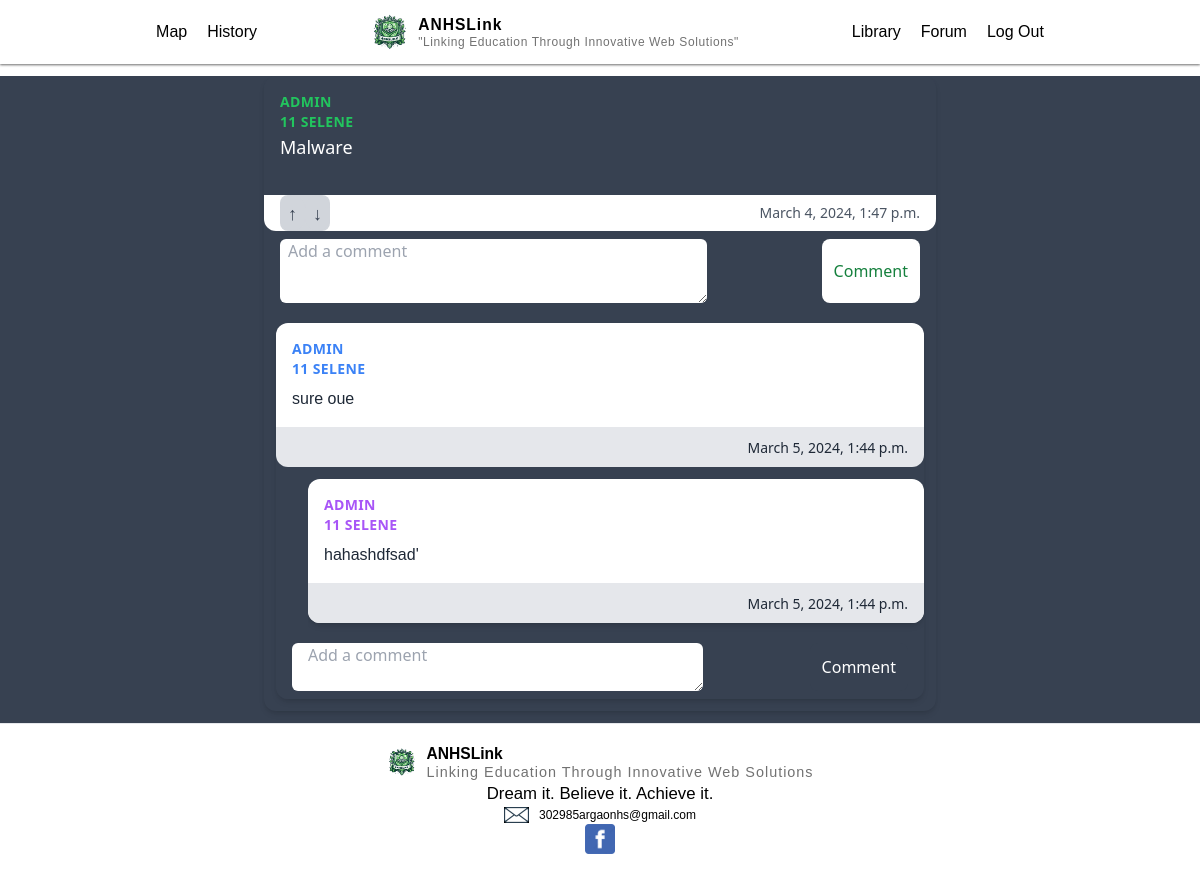
Page /forum/444/ (signed in) on the committed database.
### main/models.py (models this page shows, shortened)
class Forum (models.Model):
    author = models.ForeignKey(Profile, on_delete=models.CASCADE, related_name="author")
    title = models.CharField(max_length=200, default="")
    description = models.CharField(max_length=400, default="",blank=True)
    uploaded_at = models.DateTimeField(auto_now_add=True)

class Comment(models.Model):
    forum = models.ForeignKey(Forum, on_delete=models.CASCADE, null=True, blank=True, default="", related_name='comments')
    parent = models.ForeignKey("self", on_delete=models.CASCADE, null= True, blank=True, related_name ="replies")
    author = models.ForeignKey(User, on_delete=models.CASCADE, default="")
    text = models.CharField(max_length=400)
    uploaded_at = models.DateTimeField(auto_now_add=True)
    likes = models.IntegerField(default=0)
    def __str__(self):
        return self.text

### authentication/models.py (models this page shows, shortened)
class Profile(models.Model):
    user = models.OneToOneField(User, on_delete=models.CASCADE, related_name="profile")
    grade = models.IntegerField()
    section = models.CharField(default='Selene', max_length=20)
    email = models.EmailField(default="haha@gmail.com")

### main/views.py (the view)
# urls.py: path("forum/<int:id>/", views.forum_comment, name="forum_comment"),
@login_required(login_url="/login")
def forum_comment(request, id):
    forums = Forum.objects.filter(id=id)
    return render(request,"main/forum_about.html",{"forums":forums})

### main/templates/main/forum_about.html (shortened to what this page needs)
{% extends "main/base.html" %}
{% load static %}
{% block body %}
{% for forum in forums%}
<div class="bg-gray-700">
  <div class="max-w-md mx-auto bg-gray-700 rounded-xl shadow-md overflow-hidden md:max-w-2xl m-3">
    <div class="md:flex">
      <div class="p-4 bg-gray-700 text-white w-full">
        <div class="uppercase tracking-wide text-sm  font-semibold author text-green-500">{{forum.author.user.username}}</div>
        <div class="uppercase tracking-wide text-sm  font-semibold author text-green-500">{{ forum.author.grade}}
          {{ forum.author.section }}</div>
        <a href="#"
          class="block mt-1 mb-5 text-lg leading-tight font-medium text-white hover:underline">{{forum.title}}</a>
      </div>
    </div>
    <div class="px-4  bg-white flex justify-between rounded-b-xl">
      <span class="text-sm text-gray-700 bg bg-gray-300 rounded-lg"><button
          class="px-2 py-1 text-lg font-extrabold bg-gray-300 rounded-full">&#8593;
        </button>{{forum.likes}}<button class="px-2  py-1 text-lg font-extrabold bg-gray-300 rounded-full">&#8595;
        </button></span>
      <span class="text-sm text-gray-600 flex items-center">{{forum.uploaded_at}}</span>
    </div>
    <div>
      <form method="POST" class="form px-4 py-2 bg-gray-700 flex justify-between" action="{% url 'comment'  %}">
        <textarea required name="text" type="text" placeholder="Add a comment" class="rounded-md px-2 text-left w-2/3 h-16 " maxlength="400"></textarea>
        <button type="submit" class="text-green-700 bg-white px-3 rounded-lg submitBTN">Comment</button>
      </form>
    </div>
    {% for comment in forum.comments.all %}
    <div class=" bg-gray-700 rounded-xl shadow-md overflow-hidden md:max-w-2xl m-3">
      <div class="">
        <div class="">
          <div class="flex bg-white ">
            <div class="p-4 ">
              <div class="uppercase   tracking-wide text-sm text-blue-500 font-semibold author">
                {{comment.author.username}}
              </div>
              <div class="uppercase  tracking-wide text-sm text-blue-500 font-semibold author">
                {{comment.author.profile.grade}} {{comment.author.profile.section}}
              </div>
              <p class="mt-2 text-gray-800 size-fit ">{{comment.text}}</p>
            </div>
          </div>
          <div class="px-4 py-2 bg-gray-200 text-right rounded-b-xl  ">
            <span class="text-sm text-gray-800  ">{{comment.uploaded_at}}</span>
          </div>
        </div>
        {% for reply in comment.replies.all %}
        <div class="overflow-x-auto  ml-8">
          <div class="max-w-md mx-auto bg-white rounded-xl shadow-md overflow-hidden md:max-w-2xl m-3">
            <div class="md:flex">
              <div class="p-4 ">
                <div class="uppercase tracking-wide text-sm text-purple-500 font-semibold author">
                  {{reply.author.username}}
                </div>
                <div class="uppercase tracking-wide text-sm text-purple-500 font-semibold author">
                  {{reply.author.profile.grade}} {{reply.author.profile.section}}
                </div>
                <p class="mt-2 text-gray-800 size-fit ">{{ reply.text }}</p>
              </div>
            </div>
            <div class="px-4 py-2 bg-gray-200 text-right ">
              <span class="text-sm text-gray-800  ">{{reply.uploaded_at}}</span>
            </div>
          </div>
        </div>
        {% endfor %}
        <div>
          <form method="POST" class="form px-4 py-2 bg-gray-700 flex justify-between" action="{% url 'reply'  %}">
            <textarea required name="text" type="text" placeholder="Add a comment" class=" w-2/3 rounded-md px-4 text-left "
              maxlength="400"></textarea>
            <button type="submit" class="text-white bg-gray-700 px-3 rounded-lg submitBTN">Comment</button>
          </form>
        </div>
      </div>
    </div>
    {%empty%}
    <p class="m-3 text-center text-gray-500">No comments</p>
    {% endfor%}
  </div>
  {% endfor %}
  {% endblock %}

### authentication/static/css/main.css (style rules this page uses)
html, :host { line-height: 1.5; -webkit-text-size-adjust: 100%; -moz-tab-size: 4; -o-tab-size: 4; tab-size: 4; font-family: ui-sans-serif, system-ui, sans-serif, "Apple Color Emoji", "Segoe UI Emoji", "Segoe UI Symbol", "Noto Color Emoji"; font-feature-settings: normal; font-variation-settings: normal; -webkit-tap-highlight-color: transparent; }
body { margin: 0; line-height: inherit; }
a { color: inherit; text-decoration: inherit; }
button, input, optgroup, select, textarea { font-family: inherit; font-feature-settings: inherit; font-variation-settings: inherit; font-size: 100%; font-weight: inherit; line-height: inherit; color: inherit; margin: 0; padding: 0; }
button, select { text-transform: none; }
button, [type='button'], [type='reset'], [type='submit'] { -webkit-appearance: button; background-color: transparent; background-image: none; }
blockquote, dl, dd, h1, h2, h3, h4, h5, h6, hr, figure, p, pre { margin: 0; }
textarea { resize: vertical; }
input::placeholder, textarea::placeholder { opacity: 1; color: #9ca3af; }
button, [role="button"] { cursor: pointer; }
.m-3 { margin: 0.75rem; }
.mx-auto { margin-left: auto; margin-right: auto; }
.mb-5 { margin-bottom: 1.25rem; }
.ml-8 { margin-left: 2rem; }
.mt-1 { margin-top: 0.25rem; }
.mt-2 { margin-top: 0.5rem; }
.block { display: block; }
.flex { display: flex; }
.size-fit { width: -moz-fit-content; width: fit-content; height: -moz-fit-content; height: fit-content; }
.h-16 { height: 4rem; }
.w-2\/3 { width: 66.666667%; }
.w-full { width: 100%; }
.max-w-md { max-width: 28rem; }
.items-center { align-items: center; }
.justify-between { justify-content: space-between; }
.overflow-hidden { overflow: hidden; }
.overflow-x-auto { overflow-x: auto; }
.rounded-full { border-radius: 9999px; }
.rounded-lg { border-radius: 0.5rem; }
.rounded-md { border-radius: 0.375rem; }
.rounded-xl { border-radius: 0.75rem; }
.rounded-b-xl { border-bottom-right-radius: 0.75rem; border-bottom-left-radius: 0.75rem; }
.bg-gray-200 { --tw-bg-opacity: 1; background-color: rgb(229 231 235 / var(--tw-bg-opacity)); }
.bg-gray-300 { --tw-bg-opacity: 1; background-color: rgb(209 213 219 / var(--tw-bg-opacity)); }
.bg-gray-700 { --tw-bg-opacity: 1; background-color: rgb(55 65 81 / var(--tw-bg-opacity)); }
.bg-white { --tw-bg-opacity: 1; background-color: rgb(255 255 255 / var(--tw-bg-opacity)); }
.p-4 { padding: 1rem; }
.px-2 { padding-left: 0.5rem; padding-right: 0.5rem; }
.px-3 { padding-left: 0.75rem; padding-right: 0.75rem; }
.px-4 { padding-left: 1rem; padding-right: 1rem; }
.py-1 { padding-top: 0.25rem; padding-bottom: 0.25rem; }
.py-2 { padding-top: 0.5rem; padding-bottom: 0.5rem; }
.text-left { text-align: left; }
.text-right { text-align: right; }
.text-lg { font-size: 1.125rem; line-height: 1.75rem; }
.text-sm { font-size: 0.875rem; line-height: 1.25rem; }
.font-extrabold { font-weight: 800; }
.font-medium { font-weight: 500; }
.font-semibold { font-weight: 600; }
.uppercase { text-transform: uppercase; }
.leading-tight { line-height: 1.25; }
.tracking-wide { letter-spacing: 0.025em; }
.text-blue-500 { --tw-text-opacity: 1; color: rgb(59 130 246 / var(--tw-text-opacity)); }
.text-gray-600 { --tw-text-opacity: 1; color: rgb(75 85 99 / var(--tw-text-opacity)); }
.text-gray-700 { --tw-text-opacity: 1; color: rgb(55 65 81 / var(--tw-text-opacity)); }
.text-gray-800 { --tw-text-opacity: 1; color: rgb(31 41 55 / var(--tw-text-opacity)); }
.text-green-500 { --tw-text-opacity: 1; color: rgb(34 197 94 / var(--tw-text-opacity)); }
.text-green-700 { --tw-text-opacity: 1; color: rgb(21 128 61 / var(--tw-text-opacity)); }
.text-purple-500 { --tw-text-opacity: 1; color: rgb(168 85 247 / var(--tw-text-opacity)); }
.text-white { --tw-text-opacity: 1; color: rgb(255 255 255 / var(--tw-text-opacity)); }
.shadow-md { --tw-shadow: 0 4px 6px -1px rgb(0 0 0 / 0.1), 0 2px 4px -2px rgb(0 0 0 / 0.1); --tw-shadow-colored: 0 4px 6px -1px var(--tw-shadow-color), 0 2px 4px -2px var(--tw-shadow-color); box-shadow: var(--tw-ring-offset-shadow, 0 0 #0000), var(--tw-ring-shadow, 0 0 #0000), var(--tw-shadow); }
@media (min-width: 768px) { .md\:flex { display: flex; } }
@media (min-width: 768px) { .md\:max-w-2xl { max-width: 42rem; } }

### authentication/static/styles/styles.css (style rules this page uses)
body { margin: 0; padding: 0; }
a { text-decoration: none; }
p { font-family: sans-serif; }

### rows in the picture
Forum: author.user.username "ADMIN", author.grade "11", author.section "SELENE", title "Malware", uploaded_at "March 4, 2024, 1:47 p.m."
Comment: author.username "ADMIN", author.profile.grade "11", author.profile.section "SELENE", text "sure oue", uploaded_at "March 5, 2024, 1:44 p.m."
Comment: author.username "ADMIN", author.profile.grade "11", author.profile.section "SELENE", text "hahashdfsad'", uploaded_at "March 5, 2024, 1:44 p.m."
